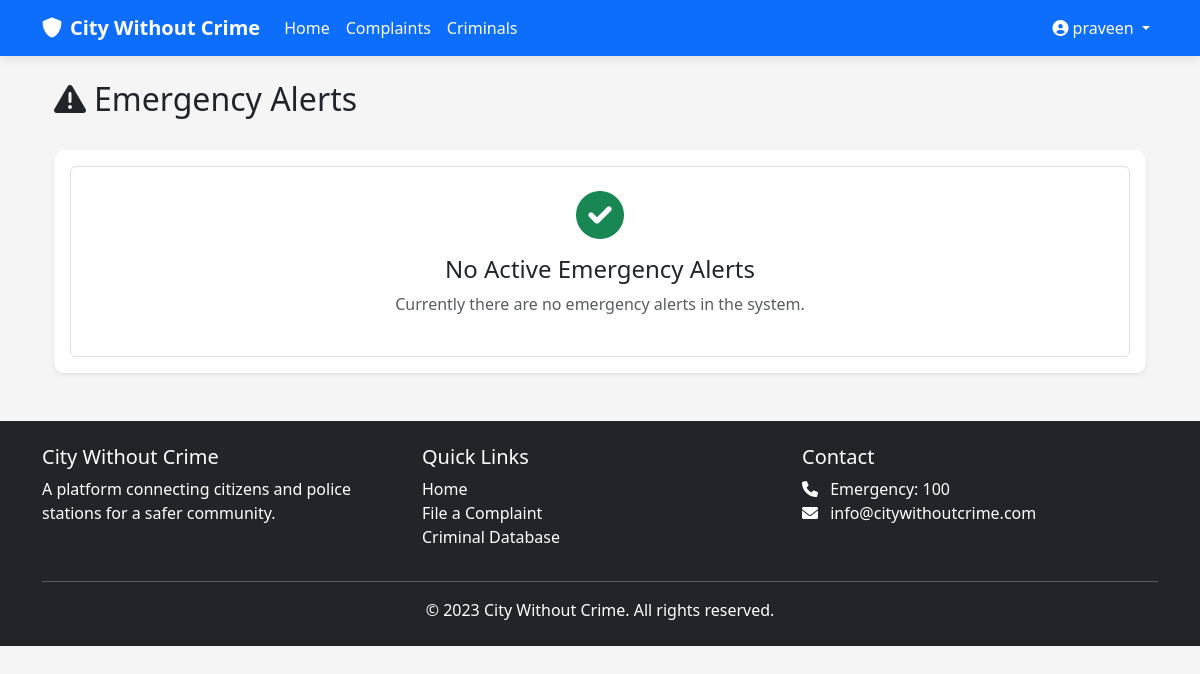
The page /emergency/ (signed in) on the database as committed earlier.
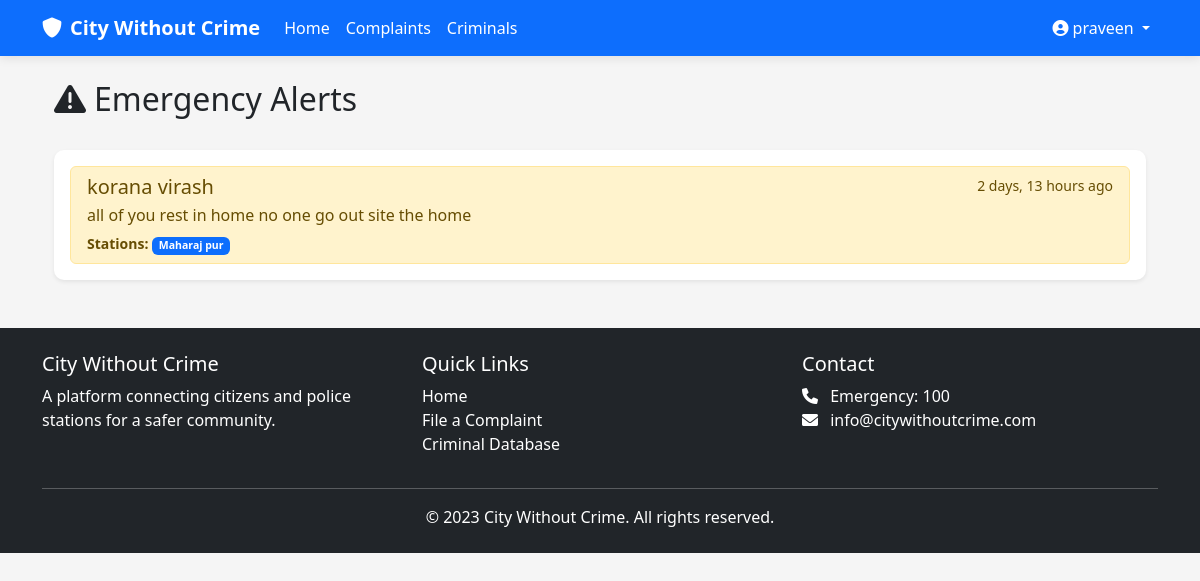
The same page on the database as committed later.
### cwc_app/models.py (models this page shows, shortened)
class EmergencyAlert(models.Model):
    title = models.CharField(max_length=200)
    description = models.TextField()
    stations = models.ManyToManyField(PoliceStation)
    created_by = models.ForeignKey(User, on_delete=models.CASCADE)
    created_at = models.DateTimeField(auto_now_add=True)
    is_active = models.BooleanField(default=True)

class PoliceStation(models.Model):
    name = models.CharField(max_length=100)
    address = models.TextField()
    contact_number = models.CharField(max_length=15)
    email = models.EmailField()
    jurisdiction = models.CharField(max_length=100)
    created_at = models.DateTimeField(auto_now_add=True)

### cwc_app/views.py (the view)
# urls.py: path('emergency/', views.emergency_list, name='emergency_list'),
@login_required
def emergency_list(request):
    alerts = EmergencyAlert.objects.filter(is_active=True).order_by('-created_at')
    return render(request, 'emergency/list.html', {'alerts': alerts})

### templates/emergency/list.html (shortened to what this page needs)
{% extends 'base.html' %}
{% block content %}
<div class="container">
    <div class="d-flex justify-content-between align-items-center mb-4">
        <h2><i class="fas fa-exclamation-triangle me-2"></i>Emergency Alerts</h2>
    </div>
    <div class="card shadow-sm">
        <div class="card-body">
            <div class="list-group">
                {% for alert in alerts %}
                <div class="list-group-item list-group-item-action {% if alert.is_active %}list-group-item-warning{% endif %}">
                    <div class="d-flex w-100 justify-content-between">
                        <h5 class="mb-1">{{ alert.title }}</h5>
                        <small>{{ alert.created_at|timesince }} ago</small>
                    </div>
                    <p class="mb-1">{{ alert.description }}</p>
                    <small>
                        <strong>Stations:</strong>
                        {% for station in alert.stations.all %}
                        <span class="badge bg-primary">{{ station.name }}</span>
                        {% endfor %}
                    </small>
                </div>
                {% empty %}
                <div class="list-group-item">
                    <div class="text-center py-3">
                        <i class="fas fa-check-circle fa-3x text-success mb-3"></i>
                        <h4>No Active Emergency Alerts</h4>
                        <p class="text-muted">Currently there are no emergency alerts in the system.</p>
                    </div>
                </div>
                {% endfor %}
            </div>
        </div>
    </div>
</div>
{% endblock %}

Rows that differ between the two databases and show on the page:
added EmergencyAlert: title "korana virash", created_at "2 days, 13 hours", description "all of you rest in home no one go out site the home"
added PoliceStation: name "Maharaj pur"
Other text that changed with them:
text no longer shown: "No Active Emergency Alerts Currently there are no emergency alerts in the system."
